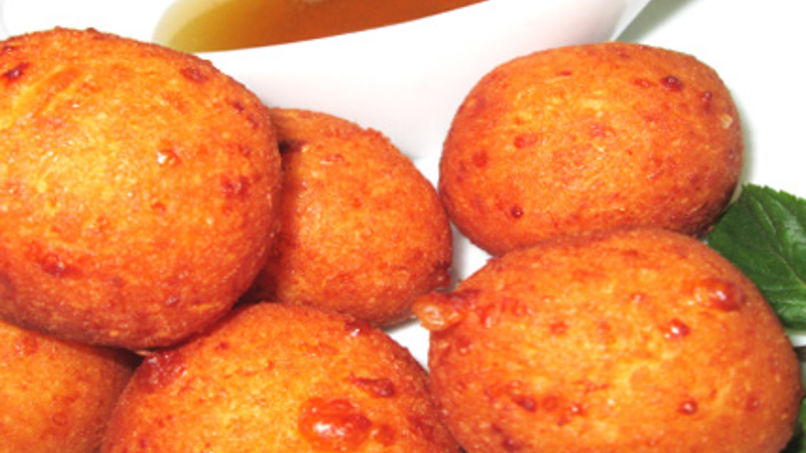
#> input picture ArtificialVision/Semana_7/bunuelo2.jpg, 806 x 453 px
$ jupyter execute --allow-errors Taller_Clase.ipynb
#> lines starting #> are read from the running program, lines starting #| are printed output that depends on the picture; after the words box and inside, x2 and y2 are one past the last pixel; in counts of white or black regions, pixels touching at a corner belong together
# Taller
En este taller la tarea a realizar será lograr segmentar los buñuelos de una imagen

[cell 1]
import cv2
import matplotlib.pyplot as plt
import numpy as np
import skimage.morphology as morph
import skimage
import skimage.io
import skimage.color as color
from IPython.display import Image

[cell 2]
Image("bunuelo2.jpg")

[cell 3]
"""Vamos a estudiar primero la imagen en diversos canales de color"""
img = cv2.imread('bunuelo2.jpg',cv2.IMREAD_COLOR)
#> img is the input picture: shape (453, 806, 3); mean B, G, R 78.8, 135.3, 231.4
# Img rgb
img_rgb = cv2.cvtColor(img, cv2.COLOR_BGR2RGB)
# Img hsv
img_hsv = cv2.cvtColor(img, cv2.COLOR_BGR2HSV)
#> img_hsv: shape (453, 806, 3); mean H, S, V 13.1, 169.1, 232.2
# Img XYZ
img_xyz = cv2.cvtColor(img, cv2.COLOR_BGR2XYZ)
#> img_xyz: shape (453, 806, 3); mean of channels 0, 1, 2 158, 151.7, 93
# Img LAB
img_lab = cv2.cvtColor(img, cv2.COLOR_BGR2LAB)
#> img_lab: shape (453, 806, 3); mean of channels 0, 1, 2 170.4, 161, 174.3
# Img YCrCb
img_ycrcb = cv2.cvtColor(img, cv2.COLOR_BGR2YCrCb)
#> img_ycrcb: shape (453, 806, 3); mean of channels 0, 1, 2 157.6, 180.6, 83.5
# Img Luv
img_luv = cv2.cvtColor(img, cv2.COLOR_BGR2Luv)
#> img_luv: shape (453, 806, 3); mean of channels 0, 1, 2 169.9, 152.3, 176.1
# Img HLS
img_hls = cv2.cvtColor(img, cv2.COLOR_BGR2HLS)
#> img_hls: shape (453, 806, 3); mean of channels 0, 1, 2 13.2, 155.6, 196.6
# Img YUV
img_yuv = cv2.cvtColor(img, cv2.COLOR_BGR2YUV)
#> img_yuv: shape (453, 806, 3); mean of channels 0, 1, 2 157.6, 89.2, 192.7
# Img YIQ
img_Y = 0.299*img_rgb[:,:,0] + 0.587*img_rgb[:,:,1] + 0.114*img_rgb[:,:,2]
img_I = 0.596*img_rgb[:,:,0] - 0.275*img_rgb[:,:,1] - 0.321*img_rgb[:,:,2]
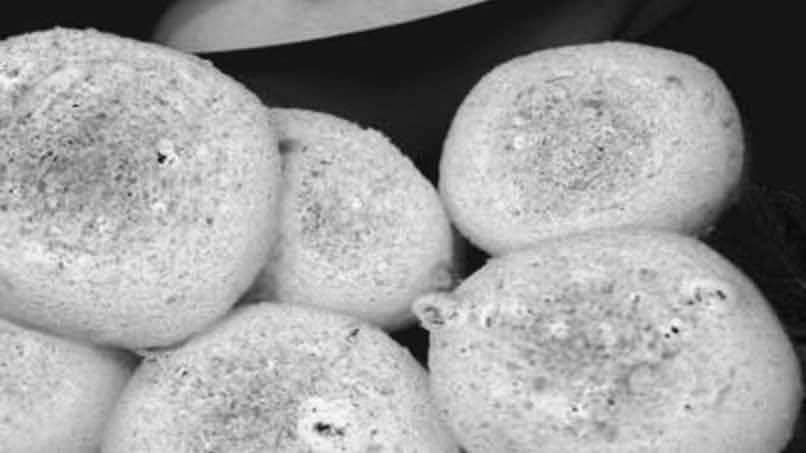
#> img_I: shape (453, 806) float64; min -11.97, max 129.2, mean 75.4; drawn with min black and max white
img_Q = 0.212*img_rgb[:,:,0]- 0.523*img_rgb[:,:,1] + 0.311*img_rgb[:,:,2]
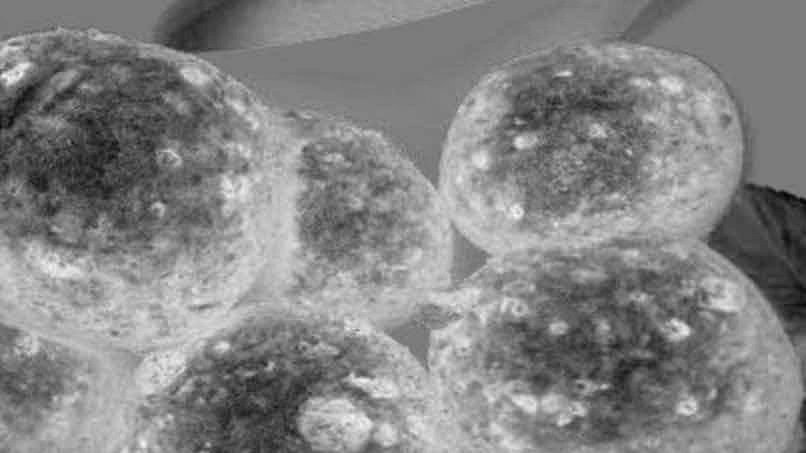
#> img_Q: shape (453, 806) float64; min -40.95, max 42.77, mean 2.8; drawn with min black and max white
# Concatenamos los canales
img_yiq = np.dstack((img_Y, img_I, img_Q))
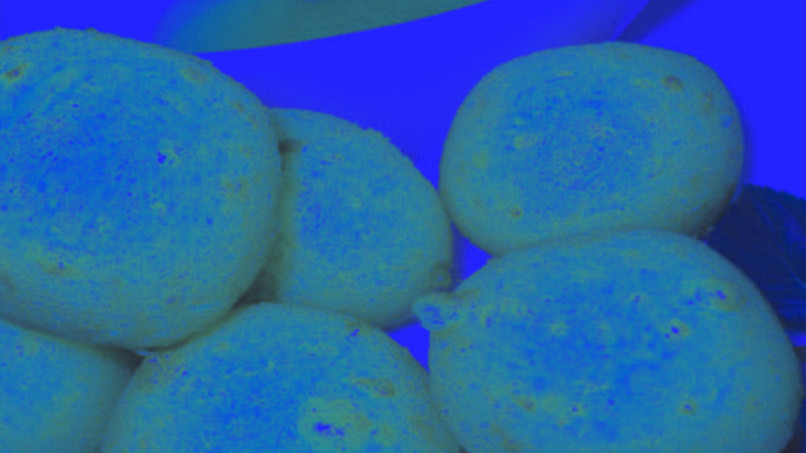
#> img_yiq: shape (453, 806, 3) float64; mean of channels 0, 1, 2 157.6, 75.4, 2.8; drawn with min black and max white
# Img CMY
img_cmy = np.dstack((255-img_rgb[:,:,0], 255-img_rgb[:,:,1], 255-img_rgb[:,:,2]))
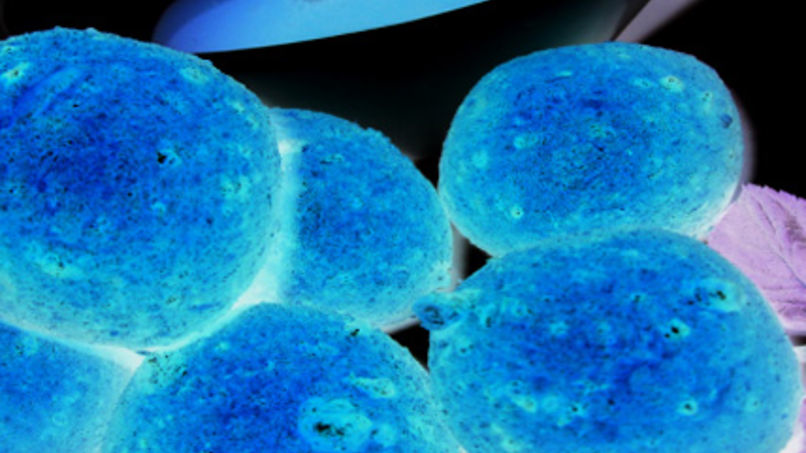
#> img_cmy: shape (453, 806, 3); mean R, G, B 23.6, 119.7, 176.2

#> (the rest of this cell did not finish here and is left out)

[cell 4]
# En un primer análisis vemos que el canal L de HLS puede resultar útil
img_L = img_hls[:,:,1]
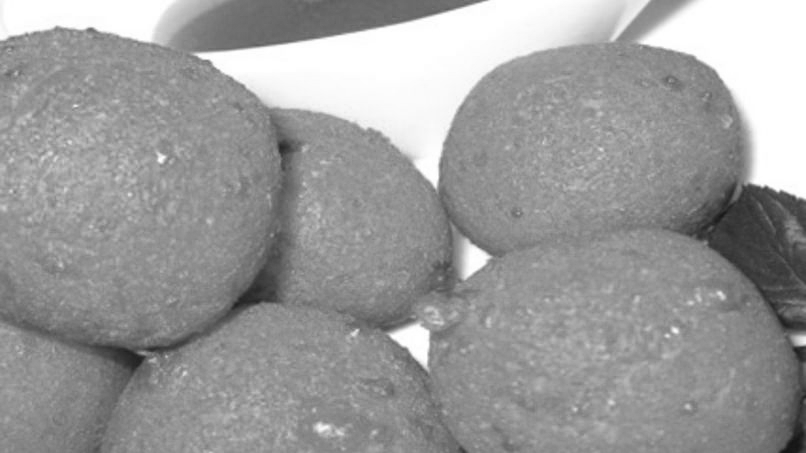
#> img_L: shape (453, 806); min 19, max 255, mean 155.6

#> (the rest of this cell did not finish here and is left out)

[cell 5]
# Aplicamos un filtro de mediana para suavizar un poco los cambios abruptos, esto me dió mejores resultados
img_p = cv2.medianBlur(img_L, 3)

# Vamos a aplicar una umbralización, primero una de límite superior, y luego otra de inferior
_, thr = cv2.threshold(img_p, 192, 255, cv2.THRESH_BINARY_INV)
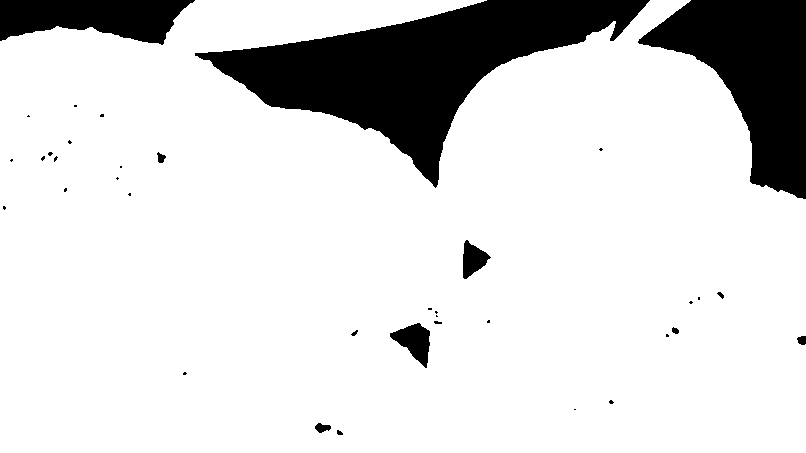
#> thr: shape (453, 806); 84.7% white; 37 black regions (25 under 20 px), largest, box (x1, y1, x2, y2) and area: (195, 0, 650, 188) 30674, (638, 0, 806, 199) 17037, (0, 0, 195, 45) 6123
_, thr2 = cv2.threshold(img_p, 100, 255, cv2.THRESH_BINARY)
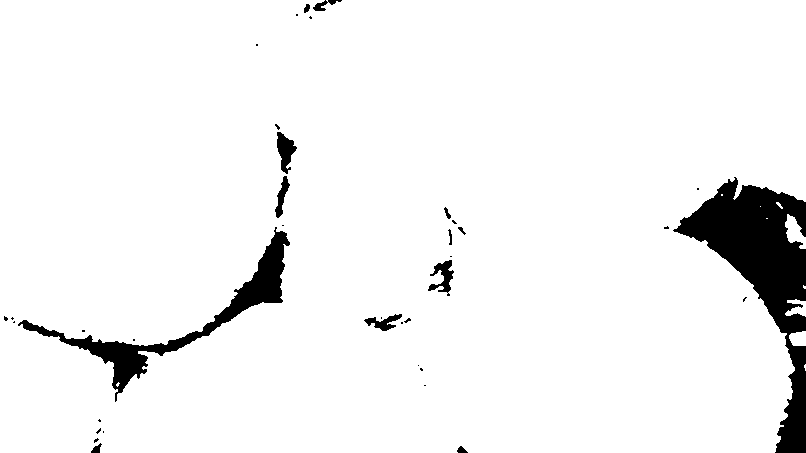
#> thr2: shape (453, 806); 94.6% white; 38 black regions (25 under 20 px), largest, box (x1, y1, x2, y2) and area: (673, 177, 806, 453) 12441, (18, 227, 290, 402) 5280, (277, 132, 297, 174) 458
# Juntamos las unbralizaciones
img_pre = cv2.bitwise_and(thr,thr2)
#> img_pre: shape (453, 806); 79.3% white; 75 black regions (50 under 20 px), largest, box (x1, y1, x2, y2) and area: (195, 0, 650, 188) 30674, (638, 0, 806, 199) 17037, (673, 177, 806, 453) 12441

# Se realizan ahora operaicones morfológicos de apertura con un disco para remover uniones no deseadas
s_elem1 = morph.disk(27)
pre_mask = morph.binary_opening(img_pre, s_elem1)
#> pre_mask: shape (453, 806) bool; 74.7% white; 16 black regions (6 under 20 px), largest, box (x1, y1, x2, y2) and area: (0, 0, 806, 453) 83576, (351, 206, 491, 384) 5595, (0, 105, 104, 172) 1963
# Con la uniones removidas, ahora si podemos usar remove small objects
pre_mask = morph.remove_small_objects(pre_mask, 50000)
#> pre_mask: shape (453, 806) bool; 72.8% white; 16 black regions (6 under 20 px), largest, box (x1, y1, x2, y2) and area: (0, 0, 806, 453) 90379, (351, 206, 491, 384) 5595, (0, 105, 104, 172) 1963

# Ahora un cierre para ayudar a las uniones que se quedaron degradadas
s_elem2 = morph.disk(5)
pre_mask =  cv2.morphologyEx(pre_mask.astype(np.uint8), cv2.MORPH_CLOSE, s_elem2, iterations=2).astype(np.uint8)
#> pre_mask: shape (453, 806); values 0 (black) and 1 (white), 74.5% white; 5 black regions, box (x1, y1, x2, y2) and area: (0, 0, 806, 453) 82178, (382, 233, 486, 357) 4752, (96, 339, 187, 386) 2661, (232, 241, 286, 310) 2024, (29, 120, 74, 163) 1348
# Y rellenamos los pequeños agujeros
mask = morph.remove_small_holes(pre_mask, area_threshold=10000).astype(np.uint8)
#> mask: shape (453, 806); values 0 (black) and 1 (white), 77.5% white; 1 black region, box (x1, y1, x2, y2) and area: (0, 0, 806, 453) 82178

[cell 6]
# Tomamos una pequeña sección de la maścara para pulir los bordes
slice_mask = mask[175:300,650:780]
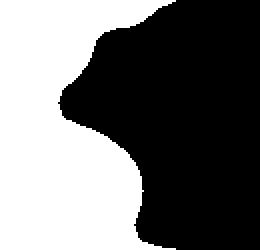
#> slice_mask: shape (125, 130) (shown 2 times larger); values 0 (black) and 1 (white), 44.1% white; 1 white region, box (x1, y1, x2, y2) and area: (0, 0, 88, 125) 7160
s_elem3 = morph.ellipse(2,11)
slice_maskr = cv2.morphologyEx(slice_mask.astype(np.uint8), cv2.MORPH_DILATE, s_elem3, iterations=2).astype(np.uint8)
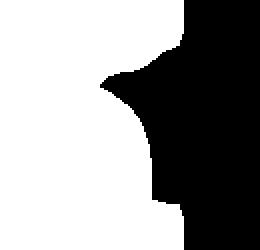
#> slice_maskr: shape (125, 130) (shown 2 times larger); values 0 (black) and 1 (white), 60.3% white; 1 black region, box (x1, y1, x2, y2) and area: (50, 0, 130, 125) 6452
#> (the rest of this cell did not finish here and is left out)

[cell 7]
# Aplicamos la máscara y segmentamos
final_img = cv2.bitwise_and(img_rgb, img_rgb, mask = mask)
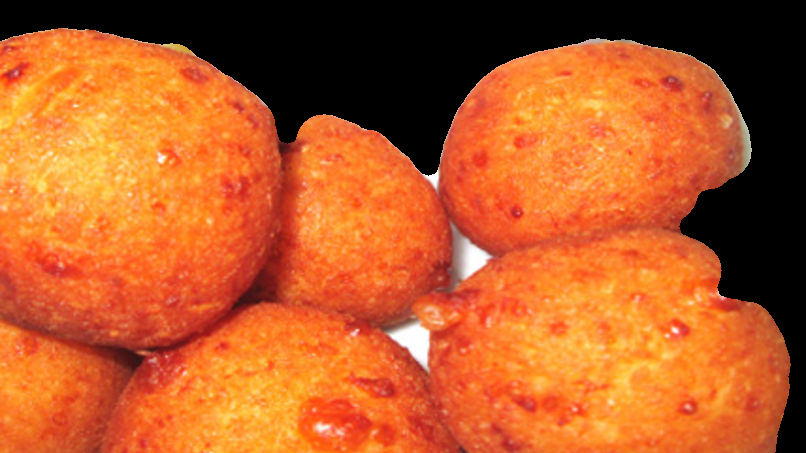
#> final_img: shape (453, 806, 3); mean R, G, B 183.5, 91.1, 38.7
#> (the rest of this cell did not finish here and is left out)
